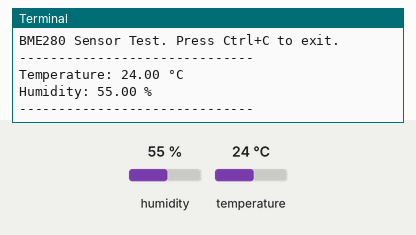
Recording of a program running on a simulated Raspberry Pi (BCM pin numbers). Shown: the last lines printed to the terminal. The inputs (shaded band) are chosen by the test bench; at power-on: humidity 55 %, temperature 24 °C.

Above: at 1.2 s.
1.3 s: humidity set to 22 %
At 3.4 s:
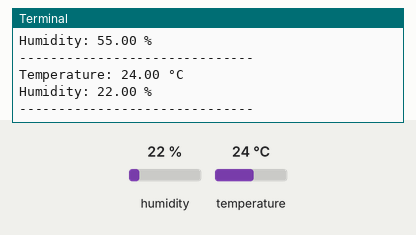
5.2 s: temperature set to 12 °C
At 6.9 s:
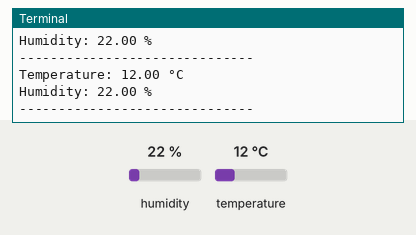
9.1 s: humidity set to 40 %
At 12.8 s:
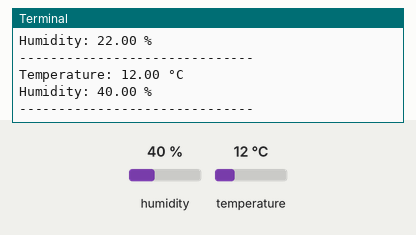
Timing chart, 0 to 14.3 s (numbered marks = the images above; inputs shaded):
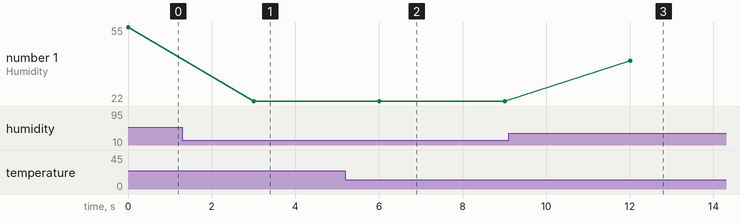

Measured:
- after the input at 1.3 s, the terminal: prints a new line after 1.7 s (image 1)
- after the input at 5.2 s, the terminal: prints a new line after 0.80 s (image 2)
- after the input at 9.1 s, the terminal: prints a new line after 2.9 s (image 3)
- plotted number 1: 55 → 22 after the input at 1.3 s, 22 → 40 after the input at 9.1 s

The program:

read_bme280.py
```python
import time
import board
import adafruit_bme280.advanced as adafruit_bme280

# Create I2C Bus Object as Communication Channel
i2c = board.I2C()

# Create Sensor Object by The I2C Bus.
# The address 0x77 is the default for this sensor. If it fails, try 0x76.
try:
    bme280 = adafruit_bme280.Adafruit_BME280_I2C(i2c, address=0x77)
except ValueError:
    print("Failed to find BME280 sensor at address 0x77. Trying 0x76...")
    try:
        bme280 = adafruit_bme280.Adafruit_BME280_I2C(i2c, address=0x76)
        print("Sensor found at 0x76.")
    except ValueError:
        print("Could not find BME280 sensor. Check wiring.")
        exit()

print("BME280 Sensor Test. Press Ctrl+C to exit.")
print("-" * 30)

try:
    while True:
        # Read Sensor Data
        temperature = bme280.temperature
        humidity = bme280.humidity

        print(f"Temperature: {temperature:.2f} °C")
        print(f"Humidity: {humidity:.2f} %")
        print("-" * 30)

        # Wait for 3 Seconds
        time.sleep(3)

except KeyboardInterrupt:
    print("Script stopped by user.")
```
